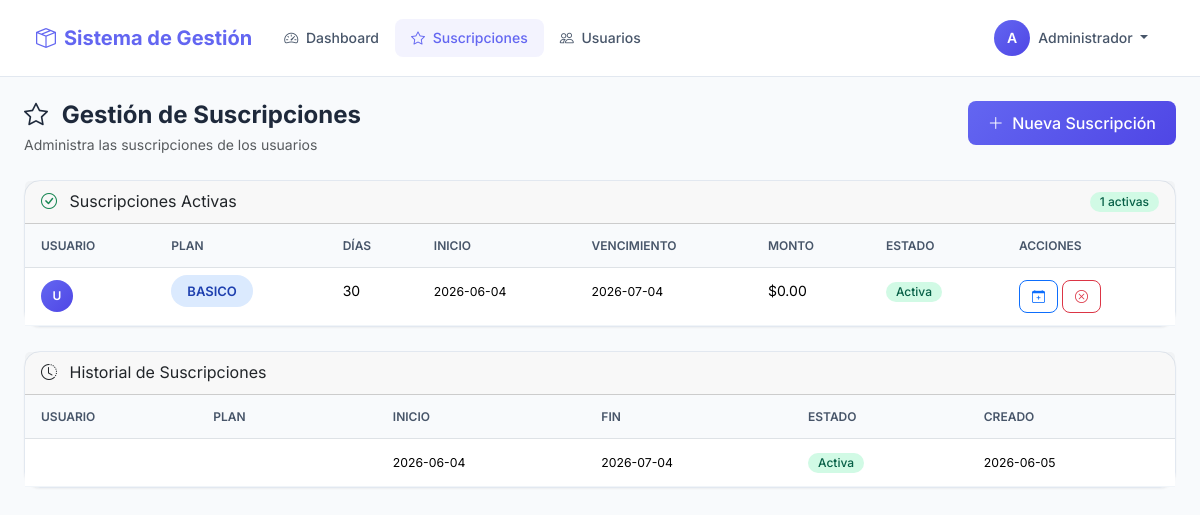
Page /admin/suscripciones (signed in) on the committed database.
### tables this page shows
CREATE TABLE suscripciones (
            id INTEGER PRIMARY KEY AUTOINCREMENT, usuario_id INTEGER NOT NULL, plan TEXT NOT NULL,
            dias INTEGER NOT NULL, fecha_inicio DATE NOT NULL, fecha_fin DATE NOT NULL,
            monto REAL NOT NULL DEFAULT 0, estado TEXT DEFAULT 'activa', metodo_pago TEXT,
            transaccion_id TEXT, notas TEXT, creado_por INTEGER, cancelado_en DATE,
            cancelado_por INTEGER, creado_en DATETIME DEFAULT CURRENT_TIMESTAMP,
            FOREIGN KEY(usuario_id) REFERENCES usuarios(id) ON DELETE CASCADE,
            FOREIGN KEY(creado_por) REFERENCES usuarios(id) ON DELETE SET NULL);

### app.py (the view)
@app.route('/admin/suscripciones')
@login_required
@admin_required
def admin_suscripciones():
    try:
        conn=sqlite3.connect(DATABASE_PRINCIPAL,timeout=20); conn.row_factory=sqlite3.Row
        sus=conn.execute('SELECT s.*, u.nombre as un FROM suscripciones s JOIN usuarios u ON s.usuario_id=u.id ORDER BY s.creado_en DESC').fetchall()
        us=conn.execute("SELECT id,nombre,email FROM usuarios WHERE role='user' AND (suscripcion_activa=0 OR suscripcion_activa IS NULL OR fecha_fin_suscripcion<date('now')) ORDER BY nombre").fetchall()
        conn.close()
        return render_template('admin/suscripciones.html',suscripciones=[dict(s) for s in sus],usuarios_sin_suscripcion=[dict(u) for u in us])
    except: flash('Error','danger'); return render_template('admin/suscripciones.html',suscripciones=[],usuarios_sin_suscripcion=[])

### app.py (called while the page is built)
def login_required(f):
    @wraps(f)
    def dec(*a,**k):
        if 'user_id' not in session: flash('Inicia sesion','warning'); return redirect(url_for('login'))
        return f(*a,**k)
    return dec

def admin_required(f):
    @wraps(f)
    def dec(*a,**k):
        if session.get('role')!='admin': flash('Acceso denegado','danger'); return redirect(url_for('index'))
        return f(*a,**k)
    return dec

@app.context_processor
def inject_globals():
    return {'now':datetime.now(),'app_name':'Sistema de Gestion','user_id':session.get('user_id'),'user_name':session.get('user_name'),'user_role':session.get('role'),'verificar_limites_usuario':verificar_limites_usuario,'obtener_tasa_bcv':obtener_tasa_bcv}

### templates/admin/suscripciones.html (shortened to what this page needs)
{% extends "base.html" %}
{% block content %}
<div class="container-fluid px-4">
    <div class="row mb-4 fade-in-up">
        <div class="col-sm-6">
            <h4 class="fw-bold mb-1">
                <i class="bi bi-star me-2"></i> Gestión de Suscripciones
            </h4>
            <p class="text-muted small mb-0">Administra las suscripciones de los usuarios</p>
        </div>
        <div class="col-sm-6 text-sm-end">
            <button class="btn btn-primary" data-bs-toggle="modal" data-bs-target="#nuevaSuscripcionModal">
                <i class="bi bi-plus-lg me-1"></i> Nueva Suscripción
            </button>
        </div>
    </div>
    <div class="row mb-4">
        <div class="col-12">
            <div class="card fade-in-up">
                <div class="card-header d-flex justify-content-between align-items-center">
                    <span><i class="bi bi-check-circle text-success me-2"></i> Suscripciones Activas</span>
                    <span class="badge badge-success">{{ suscripciones|selectattr('estado', 'equalto', 'activa')|list|length }} activas</span>
                </div>
                <div class="card-body p-0">
                    {% set activas = suscripciones|selectattr('estado', 'equalto', 'activa')|list %}
                    {% if activas %}
                    <div class="table-responsive">
                        <table class="table mb-0">
                            <thead>
                                <tr>
                                    <th>Usuario</th>
                                    <th>Plan</th>
                                    <th>Días</th>
                                    <th>Inicio</th>
                                    <th>Vencimiento</th>
                                    <th>Monto</th>
                                    <th>Estado</th>
                                    <th>Acciones</th>
                                </tr>
                            </thead>
                            <tbody>
                                {% for sub in activas %}
                                <tr>
                                    <td>
                                        <div class="d-flex align-items-center gap-2">
                                            <div class="user-avatar" style="width: 32px; height: 32px; font-size: 0.75rem;">
                                                {{ sub.usuario_nombre[0]|upper if sub.usuario_nombre else 'U' }}
                                            </div>
                                        </div>
                                    </td>
                                    <td>
                                        <span class="badge-plan badge-info">{{ sub.plan|upper }}</span>
                                    </td>
                                    <td>{{ sub.dias }}</td>
                                    <td><small>{{ sub.fecha_inicio }}</small></td>
                                    <td>
                                        <small>
                                            {% set fecha_fin = sub.fecha_fin|string %}
                                            {% if fecha_fin < now.strftime('%Y-%m-%d') %}
                                            <span class="text-danger fw-bold">{{ sub.fecha_fin }}</span>
                                            {% else %}
                                            {{ sub.fecha_fin }}
                                            {% endif %}
                                        </small>
                                    </td>
                                    <td>${{ "%.2f"|format(sub.monto) }}</td>
                                    <td>
                                        {% if sub.estado == 'activa' %}
                                        <span class="badge badge-success">Activa</span>
                                        {% else %}
                                        <span class="badge badge-danger">{{ sub.estado }}</span>
                                        {% endif %}
                                    </td>
                                    <td>
                                        <div class="d-flex gap-1">
                                            <button class="btn btn-sm btn-outline-primary"
                                                    onclick="extenderSuscripcion({{ sub.id }})"
                                                    title="Extender">
                                                <i class="bi bi-calendar-plus"></i>
                                            </button>
                                            <form method="POST" action="{{ url_for('cancelar_suscripcion', suscripcion_id=sub.id) }}"
                                                  onsubmit="return confirm('¿Cancelar esta suscripción?')" class="d-inline">
                                                <button type="submit" class="btn btn-sm btn-outline-danger" title="Cancelar">
                                                    <i class="bi bi-x-circle"></i>
                                                </button>
                                            </form>
                                        </div>
                                    </td>
                                </tr>
                                {% endfor %}
                            </tbody>
                        </table>
                    </div>
                    {% else %}
                    <div class="empty-state">
                        <i class="bi bi-star"></i>
                        <h6 class="text-muted">No hay suscripciones activas</h6>
                    </div>
                    {% endif %}
                </div>
            </div>
        </div>
    </div>
    <div class="row mb-4">
        <div class="col-12">
            <div class="card fade-in-up" style="animation-delay: 0.2s;">
                <div class="card-header">
                    <i class="bi bi-clock-history me-2"></i> Historial de Suscripciones
                </div>
                <div class="card-body p-0">
                    {% if suscripciones %}
                    <div class="table-responsive">
                        <table class="table mb-0">
                            <thead>
                                <tr>
                                    <th>Usuario</th>
                                    <th>Plan</th>
                                    <th>Inicio</th>
                                    <th>Fin</th>
                                    <th>Estado</th>
                                    <th>Creado</th>
                                </tr>
                            </thead>
                            <tbody>
                                {% for sub in suscripciones %}
                                <tr>
                                    <td class="small">{{ sub.usuario_nombre }}</td>
                                    <td><span class="badge badge-secondary">{{ sub.plan }}</span></td>
                                    <td><small>{{ sub.fecha_inicio }}</small></td>
                                    <td><small>{{ sub.fecha_fin }}</small></td>
                                    <td>
                                        {% if sub.estado == 'activa' %}
                                        <span class="badge badge-success">Activa</span>
                                        {% elif sub.estado == 'cancelada' %}
                                        <span class="badge badge-danger">Cancelada</span>
                                        {% else %}
                                        <span class="badge badge-warning">{{ sub.estado }}</span>
                                        {% endif %}
                                    </td>
                                    <td><small>{{ sub.creado_en[:10] if sub.creado_en else 'N/A' }}</small></td>
                                </tr>
                                {% endfor %}
                            </tbody>
                        </table>
                    </div>
                    {% else %}
                    <div class="empty-state">
                        <i class="bi bi-clock-history"></i>
                        <h6 class="text-muted">No hay historial de suscripciones</h6>
                    </div>
                    {% endif %}
                </div>
            </div>
        </div>
    </div>
</div>
{% endblock %}

### templates/base.html (shortened to what this page needs)
<!DOCTYPE html>
<html lang="es">
<head>
    <link href="https://cdn.jsdelivr.net/npm/bootstrap@5.3.2/dist/css/bootstrap.min.css" rel="stylesheet">
    <link href="https://cdn.jsdelivr.net/npm/bootstrap-icons@1.11.3/font/bootstrap-icons.css" rel="stylesheet">
</head>
<body>
    {% if session.user_id %}
    <nav class="navbar navbar-expand-lg">
        <div class="container-fluid">
            <a class="navbar-brand" href="{{ url_for('index') }}"><i class="bi bi-box-seam me-2"></i>Sistema de Gestión</a>
            <div class="collapse navbar-collapse" id="navbarNav">
                <ul class="navbar-nav me-auto">
                    {% if session.role == 'admin' %}
                    <li class="nav-item"><a class="nav-link {% if request.endpoint=='admin_dashboard' %}active{% endif %}" href="{{ url_for('admin_dashboard') }}"><i class="bi bi-speedometer2 me-1"></i> Dashboard</a></li>
                    <li class="nav-item"><a class="nav-link {% if request.endpoint=='admin_suscripciones' %}active{% endif %}" href="{{ url_for('admin_suscripciones') }}"><i class="bi bi-star me-1"></i> Suscripciones</a></li>
                    <li class="nav-item"><a class="nav-link {% if request.endpoint=='admin_usuarios' %}active{% endif %}" href="{{ url_for('admin_usuarios') }}"><i class="bi bi-people me-1"></i> Usuarios</a></li>
                    {% elif session.es_vendedor %}
                    <li class="nav-item"><a class="nav-link {% if request.endpoint=='vendedor_ventas' %}active{% endif %}" href="{{ url_for('vendedor_ventas') }}"><i class="bi bi-cart me-1"></i> Ventas</a></li>
                    {% endif %}
                </ul>
                <ul class="navbar-nav ms-auto">
                    <li class="nav-item dropdown">
                        <a class="nav-link dropdown-toggle" href="#" data-bs-toggle="dropdown">
                            <div class="user-avatar me-2" style="display:inline-flex">{{ session.user_name[0]|upper }}</div>{{ session.user_name }}
                        </a>
                    </li>
                </ul>
            </div>
        </div>
    </nav>
    {% endif %}
    <main class="py-4 fade-in">{% block content %}{% endblock %}</main>
</body>
</html>

### templates/base.html (style rules this page uses)
:root { --primary: #6366f1; --primary-dark: #4f46e5; --primary-light: #818cf8; --success: #10b981; --danger: #ef4444; --warning: #f59e0b; --info: #3b82f6; --gray-50: #f8fafc; --gray-100: #f1f5f9; --gray-200: #e2e8f0; --gray-300: #cbd5e1; --gray-400: #94a3b8; --gray-500: #64748b; --gray-600: #475569; --gray-700: #334155; --gray-800: #1e293b; --gray-900: #0f172a; --shadow-sm: 0 1px 2px 0 rgb(0 0 0 / 0.05); --shadow: 0 1px 3px 0 rgb(0 0 0 / 0.1); --shadow-md: 0 4px 6px -1px rgb(0 0 0 / 0.1); --shadow-lg: 0 10px 15px -3px rgb(0 0 0 / 0.1); --radius: 0.5rem; --radius-lg: 1rem; --transition: all 0.2s cubic-bezier(0.4, 0, 0.2, 1); }
* { margin: 0; padding: 0; box-sizing: border-box; }
body { font-family: 'Inter', -apple-system, sans-serif; background: var(--gray-50); color: var(--gray-800); line-height: 1.6; min-height: 100vh; -webkit-font-smoothing: antialiased; }
.navbar { background: white; border-bottom: 1px solid var(--gray-200); padding: 0.75rem 1.5rem; position: sticky; top: 0; z-index: 1000; }
.navbar-brand { font-weight: 700; font-size: 1.25rem; color: var(--primary) !important; }
.nav-link { color: var(--gray-600) !important; font-weight: 500; font-size: 0.875rem; padding: 0.5rem 1rem !important; border-radius: var(--radius); transition: var(--transition); }
.nav-link:hover, .nav-link.active { color: var(--primary) !important; background: rgba(99,102,241,0.08); }
.user-avatar { width: 36px; height: 36px; border-radius: 50%; background: linear-gradient(135deg, var(--primary), var(--primary-dark)); color: white; display: flex; align-items: center; justify-content: center; font-weight: 600; font-size: 0.875rem; }
.card { background: white; border: 1px solid var(--gray-200); border-radius: var(--radius-lg); box-shadow: var(--shadow-sm); }
.btn { font-weight: 500; padding: 0.625rem 1.25rem; border-radius: var(--radius); transition: var(--transition); }
.btn-primary { background: linear-gradient(135deg, var(--primary), var(--primary-dark)); border: none; color: white; }
.btn-sm { padding: 0.375rem 0.75rem; font-size: 0.8125rem; }
.table th { background: var(--gray-50); color: var(--gray-600); font-weight: 600; font-size: 0.75rem; text-transform: uppercase; padding: 0.75rem 1rem; }
.table td { padding: 0.75rem 1rem; border-bottom: 1px solid var(--gray-100); font-size: 0.875rem; }
.badge { font-weight: 500; padding: 0.25rem 0.625rem; border-radius: 20px; font-size: 0.75rem; }
.badge-success { background: #d1fae5; color: #065f46; }
.badge-info { background: #dbeafe; color: #1e40af; }
.fade-in { animation: fadeIn 0.5s ease-out; }
.fade-in-up { animation: fadeInUp 0.5s ease-out; }

### templates/admin/suscripciones.html (style rules this page uses)
.badge-plan { padding: 0.5rem 1rem; border-radius: 20px; font-weight: 600; font-size: 0.8125rem; }

### rows in the picture
suscripciones: usuario_nombre "U", plan "BASICO", dias "30", fecha_inicio "2026-06-04", fecha_fin "2026-07-04", monto "0.00", estado "Activa", creado_en "2026-06-05"

### other values in the picture
{{ session.user_name[0]|upper }} "A"
{{ session.user_name }} "Administrador"
{{ suscripciones|selectattr('estado', 'equalto', 'activa')|list|length }} "1"
